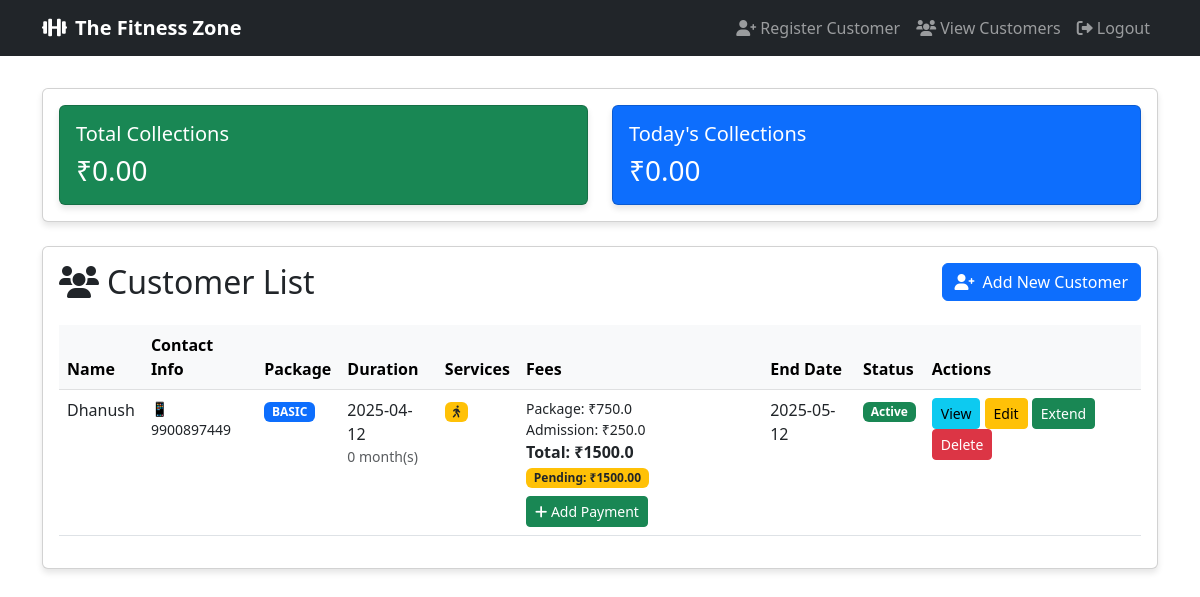
/view_customers (signed in), run on an earlier commit of the app's database.
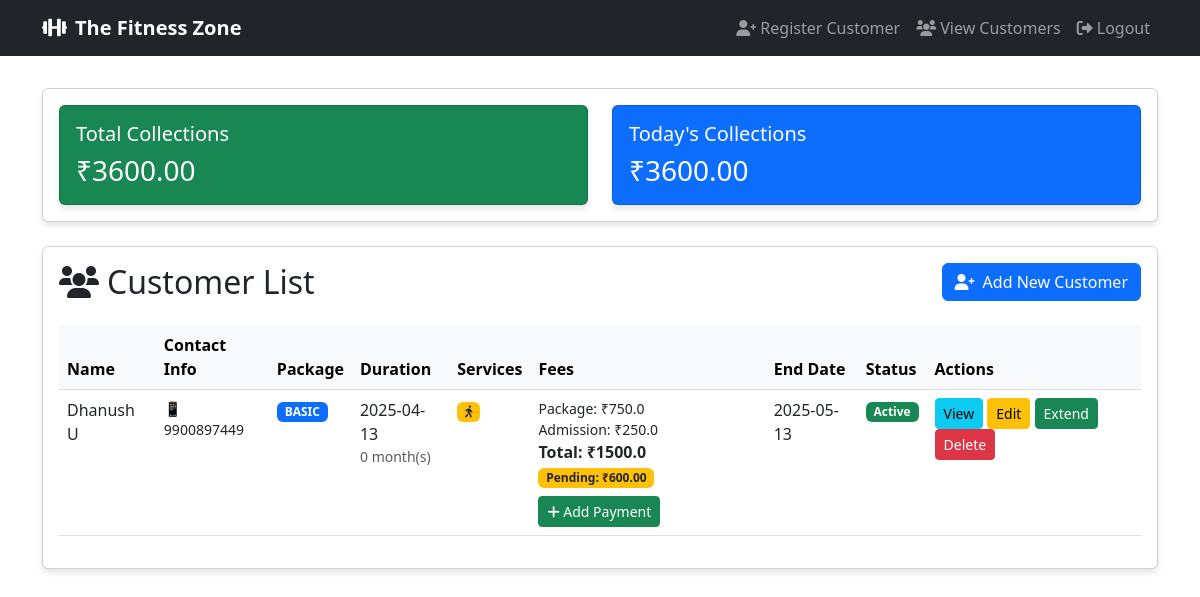
And on a later commit of the database.
### app.py (models this page shows)
class Customer(db.Model):
    id = db.Column(db.Integer, primary_key=True)
    name = db.Column(db.String(100), nullable=False)
    email = db.Column(db.String(120), unique=True, nullable=True)
    phone = db.Column(db.String(20), nullable=False)
    join_date = db.Column(db.DateTime, default=datetime.utcnow)
    package_type = db.Column(db.String(20), nullable=False)  # basic, standard, premium, ultimate
    membership_end = db.Column(db.DateTime, nullable=False)
    has_cardio = db.Column(db.Boolean, default=False)
    has_personal_training = db.Column(db.Boolean, default=False)
    personal_training_type = db.Column(db.String(20), nullable=True)  # monthly, quarterly
    trainer_id = db.Column(db.Integer, db.ForeignKey('user.id'), nullable=True)
    notification_sent = db.Column(db.Boolean, default=False)
    admission_fee = db.Column(db.Float, nullable=True)
    package_fee = db.Column(db.Float, nullable=False)
    discount = db.Column(db.Float, nullable=True)
    total_amount = db.Column(db.Float, nullable=False)
    treadmill_access = db.Column(db.Boolean, default=False)
    fees = db.relationship('Fee', backref='customer', lazy=True, cascade="all, delete-orphan")
    pending_amount = db.Column(db.Float, default=0.0)

### app.py (the view)
@app.route('/view_customers')
@login_required
def view_customers():
    customers = Customer.query.all()
    total_fees = db.session.query(db.func.sum(Fee.amount)).scalar() or 0
    today_fees = db.session.query(db.func.sum(Fee.amount)).filter(
        db.func.date(Fee.payment_date) == datetime.utcnow().date()
    ).scalar() or 0
    return render_template('view_customers.html',
                         customers=customers,
                         now=datetime.utcnow(),
                         total_fees=total_fees,
                         today_fees=today_fees)

### app.py (called while the page is built)
@login_manager.user_loader
def load_user(user_id):
    return User.query.get(int(user_id))

### templates/view_customers.html (shortened to what the changed rows need)
{% extends "base.html" %}
{% block content %}
<div class="card mb-4">
    <div class="card-body">
        <div class="row">
            <div class="col-md-6">
                <div class="card bg-success text-white">
                    <div class="card-body">
                        <h5 class="card-title">Total Collections</h5>
                        <h3 class="mb-0">₹{{ "%.2f"|format(total_fees) }}</h3>
                    </div>
                </div>
            </div>
            <div class="col-md-6">
                <div class="card bg-primary text-white">
                    <div class="card-body">
                        <h5 class="card-title">Today's Collections</h5>
                        <h3 class="mb-0">₹{{ "%.2f"|format(today_fees) }}</h3>
                    </div>
                </div>
            </div>
        </div>
    </div>
</div>
<div class="card">
    <div class="card-body">
        <div class="d-flex justify-content-between align-items-center mb-4">
            <h2 class="card-title mb-0">
                <i class="fas fa-users me-2"></i>Customer List
            </h2>
        </div>
        <div class="table-responsive">
            <table class="table table-hover">
                <thead class="table-light">
                    <tr>
                        <th>Name</th>
                        <th>Contact Info</th>
                        <th>Package</th>
                        <th>Duration</th>
                        <th>Services</th>
                        <th>Fees</th>
                        <th>End Date</th>
                        <th>Status</th>
                        <th>Actions</th>
                    </tr>
                </thead>
                <tbody>
                    {% for customer in customers %}
                    <tr>
                        <td>{{ customer.name }}</td>
                        <td>
                            <small class="d-block">📱 {{ customer.phone }}</small>
                        </td>
                        <td>
                            <span class="badge bg-primary">
                                {{ customer.package_type|upper }}
                            </span>
                        </td>
                        <td>
                            {{ customer.join_date.strftime('%Y-%m-%d') }}
                            <small class="d-block text-muted">
                                {{ (customer.membership_end - customer.join_date).days // 30 }} month(s)
                            </small>
                        </td>
                        <td>
                            {% if customer.treadmill_access %}
                                <span class="badge bg-warning text-dark" title="Treadmill Access">
                                    <i class="fas fa-walking"></i>
                                </span>
                            {% endif %}
                        </td>
                        <td>
                            <small class="d-block">Package: ₹{{ customer.package_fee }}</small>
                            {% if customer.admission_fee %}
                                <small class="d-block">Admission: ₹{{ customer.admission_fee }}</small>
                            {% endif %}
                            <strong class="d-block">Total: ₹{{ customer.total_amount }}</strong>
                            {% if customer.pending_amount > 0 %}
                                <span class="badge bg-warning text-dark">Pending: ₹{{ "%.2f"|format(customer.pending_amount) }}</span>
                            {% endif %}
                            <button type="button" class="btn btn-sm btn-success mt-2" data-bs-toggle="modal" data-bs-target="#addFeeModal{{ customer.id }}">
                                <i class="fas fa-plus"></i> Add Payment
                            </button>
                        </td>
                        <td>{{ customer.membership_end.strftime('%Y-%m-%d') }}</td>
                        <td>
                            {% set days_left = (customer.membership_end - now).days %}
                            {% if days_left < 0 %}
                                <span class="badge bg-danger">Expired</span>
                            {% elif days_left <= 7 %}
                                <span class="badge bg-warning text-dark">Expiring Soon</span>
                            {% else %}
                                <span class="badge bg-success">Active</span>
                            {% endif %}
                        </td>
                        <td>
                            <a href="{{ url_for('view_customer', customer_id=customer.id) }}" class="btn btn-sm btn-info">View</a>
                            <a href="{{ url_for('edit_customer', customer_id=customer.id) }}" class="btn btn-sm btn-warning">Edit</a>
                            <a href="{{ url_for('extend_membership', customer_id=customer.id) }}" class="btn btn-sm btn-success">Extend</a>
                            <button type="button" class="btn btn-sm btn-danger" onclick="deleteCustomer({{ customer.id }})">Delete</button>
                        </td>
                    </tr>
                    {% endfor %}
                </tbody>
            </table>
        </div>
    </div>
</div>
{% endblock %}

What changed in the data, as far as the page shows it:
changed Customer "BASIC": name "Dhanush" → "Dhanush U"; join_date "2025-04-12" → "2025-04-13"; pending_amount "1500.00" → "600.00"; membership_end "2025-05-12" → "2025-05-13"
Also different on the page:
{{ "%.2f"|format(total_fees) }}: "0.00" → "3600.00"
{{ "%.2f"|format(today_fees) }}: "0.00" → "3600.00"
